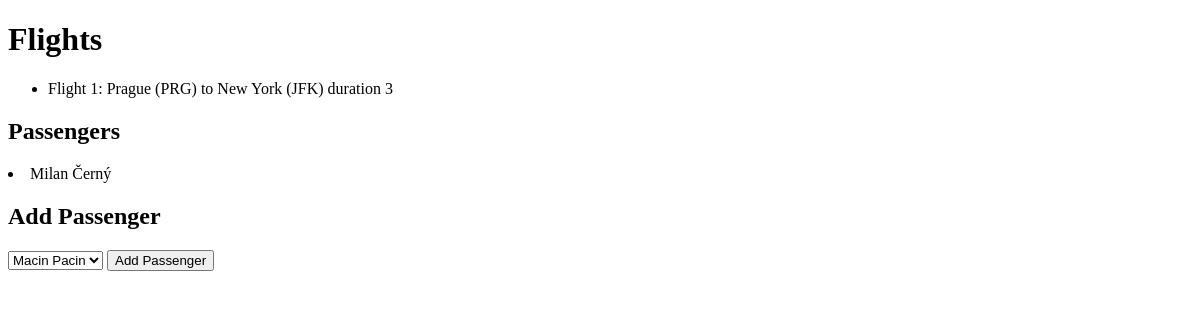
Page /flights/1 on the earlier database version.
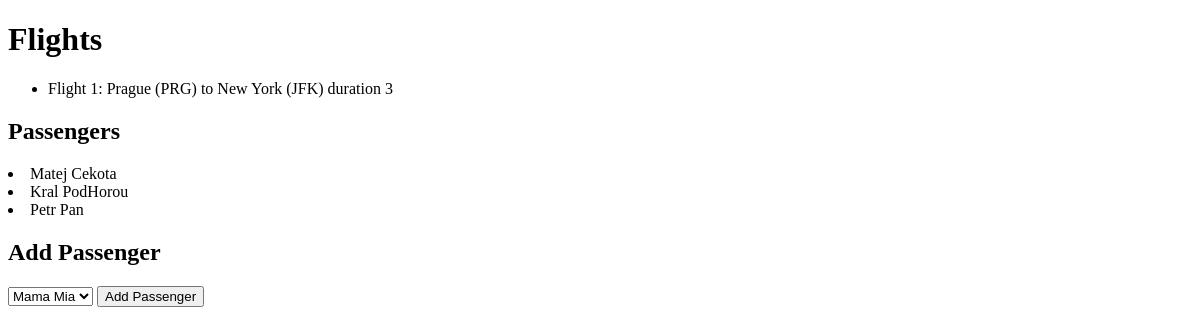
Same page on the later database version.
### flights/models.py (models this page shows, shortened)
class Flight(models.Model):
    origin = models.ForeignKey(Airport, on_delete=models.CASCADE, related_name="departures")
    destination = models.ForeignKey(Airport, on_delete=models.CASCADE, related_name="arrivals")
    duration = models.IntegerField()

class Airport(models.Model):
    code = models.CharField(max_length=3)
    city = models.CharField(max_length=64)
    def __str__(self):
        return f"{self.city} ({self.code})"

class Passenger(models.Model):
    first = models.CharField(max_length=64)
    last = models.CharField(max_length=64)
    flights = models.ManyToManyField(Flight, blank=True, related_name="passengers")
    def __str__(self):
        return f"{self.first} {self.last}"

### flights/views.py (the view)
# urls.py: path("<int:flight_id>", views.flight, name="flight"),
def flight(request, flight_id):
    flight = Flight.objects.get(pk=flight_id)
    return render(request, "flights/flight.html", {
          "flight": flight,
          "passengers": flight.passengers.all(),
          "non_passengers": Passenger.objects.exclude(flights=flight).all()
    })

### flights/templates/flights/flight.html (shortened to what this page needs)
{% extends "flights/layout.html" %}
{% block body %}
<h1>Flights</h1>
<ul>
        <li>
            Flight {{flight.id}}: {{flight.origin}} to  {{flight.destination}} duration {{flight.duration}}
        </li>
</ul>
<h2>Passengers</h2>
{% for p in passengers %}
    <li>{{p.first}} {{p.last}}</li>
{% empty %}
    No passengers.
{% endfor %}
<h2>Add Passenger</h2>
    <form action="{% url 'book' flight.id %}" method="POST">
        <select name="passenger" id="passenger">
            {% for passanger in non_passengers  %}
            <option value="{{ passanger.id }}">{{ passanger }}</option>
            {% endfor %}
        </select>
        <input type="submit" value="Add Passenger">
    </form>
{% endblock %}

### flights/templates/flights/layout.html (shortened to what this page needs)
<!DOCTYPE html>
<html lang="en">
<head>
</head>
<body>
    {% block body %}
    {% endblock %}
</body>
</html>

Differences in the rows shown:
removed Passenger: first "Milan", last "Černý"
added Passenger: first "Matej", last "Cekota"
added Passenger: first "Kral", last "PodHorou"
added Passenger: first "Petr", last "Pan"
Other differences:
form field passenger: "Macin Pacin" → "Mama Mia"
